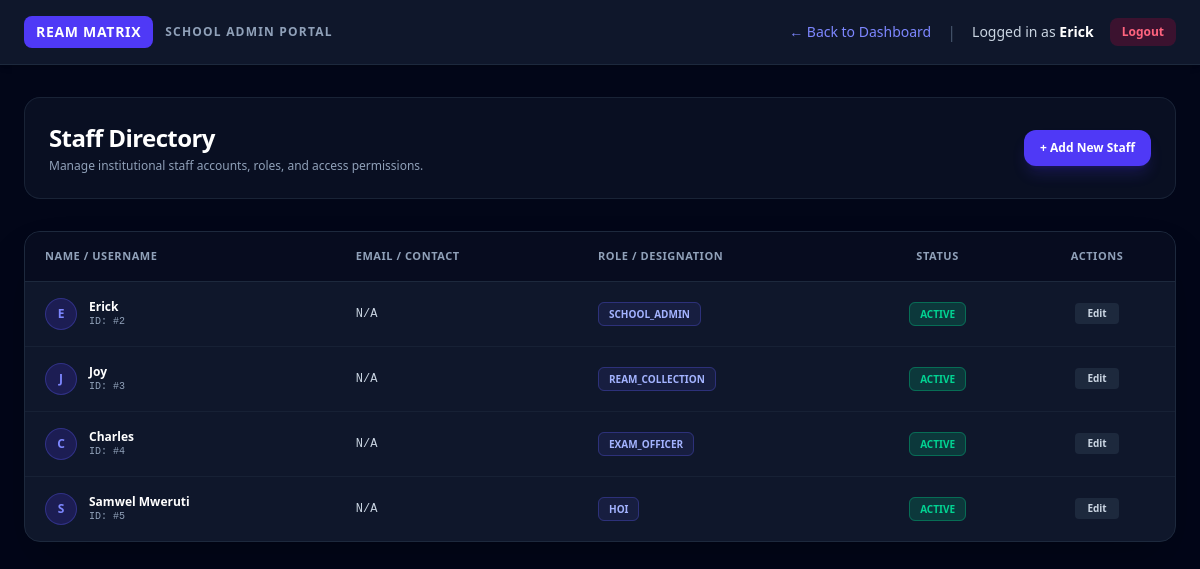
Before: /admin/staff (signed in) with the older database file.
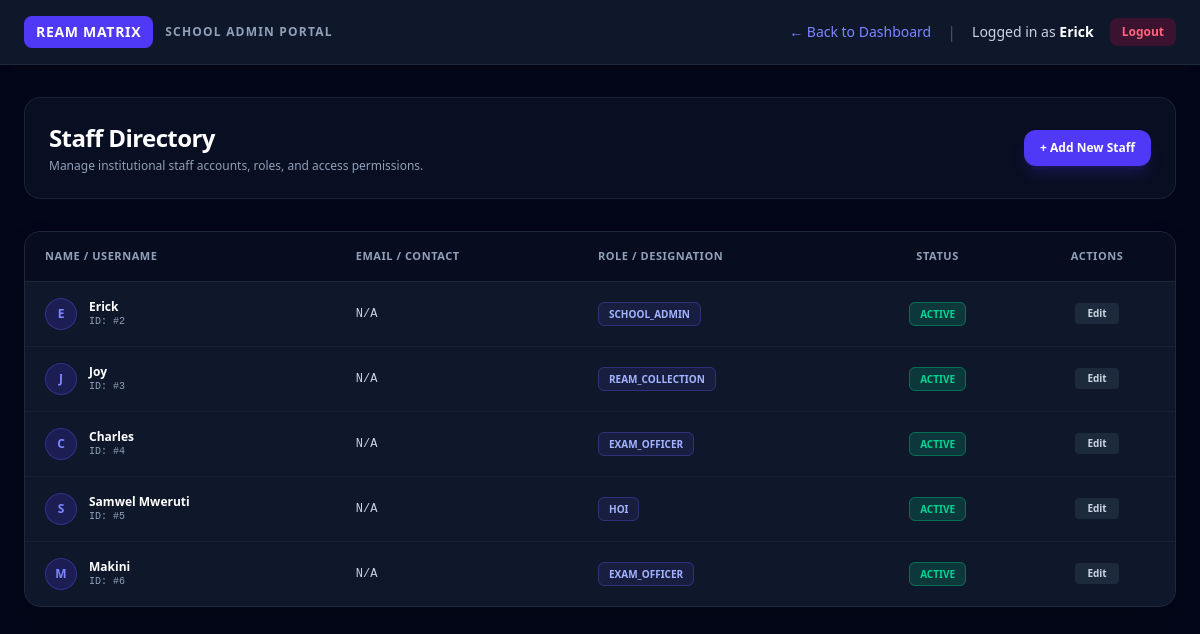
After: the same page with the newer database file.
### app/models.py (models this page shows, shortened)
class User(db.Model, UserMixin):
    __tablename__ = 'user'
    id = db.Column(db.Integer, primary_key=True)
    username = db.Column(db.String(100), nullable=False, unique=True)
    password_hash = db.Column(db.String(255), nullable=False)
    role = db.Column(db.String(50), nullable=False)  # 'super_admin', 'school_admin', 'hoi', 'ream_collection', 'exam_officer'
    school_id = db.Column(db.Integer, db.ForeignKey('school.id'), nullable=True)

### app/routes/school_admin.py (the view)
@school_admin_bp.route('/staff')
@login_required
def manage_staff():
    if current_user.role != 'school_admin':
        flash('Unauthorized access.', 'danger')
        return redirect(url_for('school_admin.dashboard'))
    staff_members = User.query.filter_by(school_id=current_user.school_id).all()
    return render_template('school_admin/manage_staff.html', staff_members=staff_members)

### app/templates/school_admin/manage_staff.html (shortened to what the changed rows need)
<!DOCTYPE html>
<html lang="en">
<head>
    <script src="https://cdn.jsdelivr.net/npm/@tailwindcss/browser@4"></script>
</head>
<body class="bg-slate-950 text-slate-100 min-h-screen font-sans antialiased">
    <header class="bg-slate-900 border-b border-slate-800 px-6 py-4 flex justify-between items-center shadow-md">
        <div class="flex items-center space-x-4">
            <span class="text-sm text-slate-300">Logged in as <strong class="text-white">{{ current_user.username }}</strong></span>
        </div>
    </header>
    <main class="max-w-7xl mx-auto px-6 py-8">
        <div class="flex flex-col md:flex-row justify-between items-start md:items-center gap-4 mb-8 bg-slate-900/60 p-6 rounded-2xl border border-slate-800/80 backdrop-blur-md">
            <div>
                <h1 class="text-2xl font-black text-white tracking-tight">Staff Directory</h1>
            </div>
        </div>
        <div class="bg-slate-900 rounded-2xl border border-slate-800 shadow-2xl overflow-hidden">
            <div class="overflow-x-auto">
                <table class="w-full text-left border-collapse">
                    <thead>
                        <tr class="bg-slate-950/60 border-b border-slate-800 text-[11px] font-bold text-slate-400 uppercase tracking-wider">
                            <th class="py-4 px-5">Name / Username</th>
                            <th class="py-4 px-5">Email / Contact</th>
                            <th class="py-4 px-5">Role / Designation</th>
                            <th class="py-4 px-5 text-center">Status</th>
                            <th class="py-4 px-5 text-center">Actions</th>
                        </tr>
                    </thead>
                    <tbody class="divide-y divide-slate-800/60 text-xs">
                        {% for staff in staff_members %}
                            <tr class="hover:bg-slate-800/40 transition">
                                <td class="py-4 px-5 font-medium text-white flex items-center space-x-3">
                                    <div class="w-8 h-8 rounded-full bg-indigo-600/20 border border-indigo-500/30 flex items-center justify-center text-indigo-400 font-bold uppercase">
                                        {{ staff.username[0] }}
                                    </div>
                                    <div>
                                        <div class="text-white font-semibold">{{ staff.username }}</div>
                                        <div class="text-[10px] text-slate-400 font-mono">ID: #{{ staff.id }}</div>
                                    </div>
                                </td>
                                <td class="py-4 px-5 text-slate-300 font-mono">{{ staff.email or 'N/A' }}</td>
                                <td class="py-4 px-5">
                                    <span class="px-2.5 py-1 bg-indigo-500/10 text-indigo-300 text-[10px] font-bold uppercase rounded-md border border-indigo-500/30">
                                        {{ staff.role }}
                                    </span>
                                </td>
                                <td class="py-4 px-5 text-center">
                                    <span class="px-2.5 py-1 bg-emerald-500/20 text-emerald-400 text-[10px] font-bold uppercase rounded-md border border-emerald-500/40">Active</span>
                                </td>
                                <td class="py-4 px-5 text-center">
                                    <div class="flex items-center justify-center space-x-2">
                                        <a href="{{ url_for('school_admin.edit_staff', staff_id=staff.id) }}" class="px-3 py-1 bg-slate-800 hover:bg-slate-700 text-slate-300 text-[10px] font-semibold rounded transition">Edit</a>
                                    </div>
                                </td>
                            </tr>
                        {% else %}
                            <tr>
                                <td colspan="5" class="py-12 text-center text-slate-500 italic">No staff members registered yet.</td>
                            </tr>
                        {% endfor %}
                    </tbody>
                </table>
            </div>
        </div>
    </main>
</body>
</html>

Changed rows visible on the page:
added User: username "M", username "Makini", id "6", email "N/A", role "EXAM_OFFICER"
